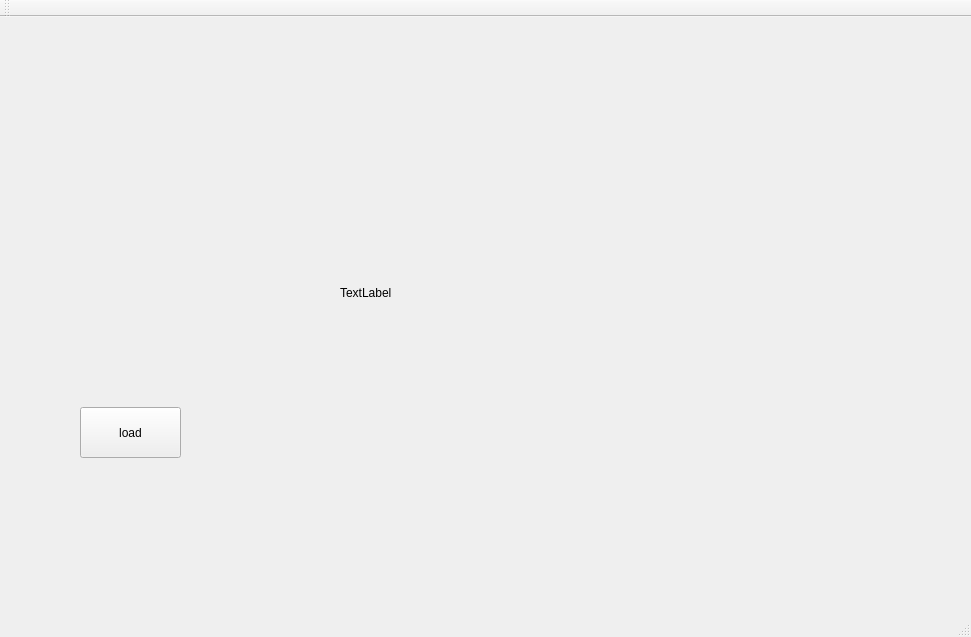
<?xml version="1.0" encoding="UTF-8"?>
<ui version="4.0">
 <class>MainWindow</class>
 <widget class="QMainWindow" name="MainWindow">
  <property name="geometry">
   <rect>
    <x>0</x>
    <y>0</y>
    <width>971</width>
    <height>637</height>
   </rect>
  </property>
  <property name="windowTitle">
   <string>MainWindow</string>
  </property>
  <widget class="QWidget" name="centralWidget">
   <widget class="QPushButton" name="load">
    <property name="geometry">
     <rect>
      <x>80</x>
      <y>390</y>
      <width>101</width>
      <height>51</height>
     </rect>
    </property>
    <property name="text">
     <string>load</string>
    </property>
   </widget>
   <widget class="QLabel" name="label">
    <property name="geometry">
     <rect>
      <x>340</x>
      <y>190</y>
      <width>281</width>
      <height>171</height>
     </rect>
    </property>
    <property name="text">
     <string>TextLabel</string>
    </property>
   </widget>
  </widget>
  <widget class="QMenuBar" name="menuBar">
   <property name="geometry">
    <rect>
     <x>0</x>
     <y>0</y>
     <width>971</width>
     <height>21</height>
    </rect>
   </property>
  </widget>
  <widget class="QToolBar" name="mainToolBar">
   <attribute name="toolBarArea">
    <enum>TopToolBarArea</enum>
   </attribute>
   <attribute name="toolBarBreak">
    <bool>false</bool>
   </attribute>
  </widget>
  <widget class="QStatusBar" name="statusBar"/>
 </widget>
 <layoutdefault spacing="6" margin="11"/>
 <resources/>
 <connections/>
</ui>
